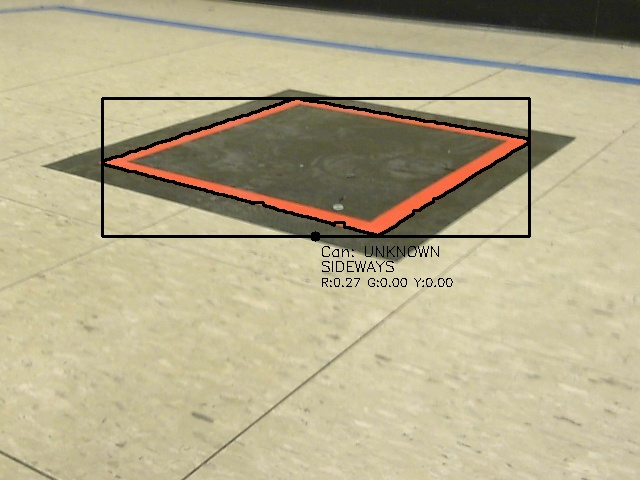
#> input picture debug_imgs/cans.jpg, 640 x 480 px, given in place of the camera
$ python test_detect_can.py
#> lines starting #> are read from the running program, lines starting #| are printed output that depends on the picture; after the words box and inside, x2 and y2 are one past the last pixel; in counts of white or black regions, pixels touching at a corner belong together
### can_detector_api.py
import cv2
import numpy as np
from collections import deque
from camera_utils import (
    make_kernel, clean_mask, contour_color_fractions, decide_color,
    orientation_from_min_area_rect
)
from get_rw_coord import transform_uv_to_xy, compute_homography


def detect_cans_once(camera_index=0, img_num = 0, show_debug=False):


    """
    Grab a single frame and return a list of detected cans with all info.

    Returns:
        detected_cans: list of dicts, each dict has:
            - 'color': str
            - 'orient': str
            - 'bottom_coords': (x, y)
            - 'bbox': (x, y, w, h)
            - 'angle': float
            - 'stats': (red_frac, green_frac, yellow_frac, ratio, theta)
            - 'contour': numpy.ndarray

        frame: the captured image
    """
#> called with camera_index = 0, img_num = 0, show_debug = False
    MIN_COLOR_FRACTION = 0.90
    BLACK_RATIO_REJECT = 0.10

    # Camera setup
    FRAME_WIDTH, FRAME_HEIGHT = 640, 480

    cap = cv2.VideoCapture(camera_index)
    if not cap.isOpened():
        raise RuntimeError("Cannot open camera")

    cap.set(cv2.CAP_PROP_FRAME_WIDTH, FRAME_WIDTH)
    cap.set(cv2.CAP_PROP_FRAME_HEIGHT, FRAME_HEIGHT)
    cap.set(cv2.CAP_PROP_AUTO_EXPOSURE, 1)
    cap.set(cv2.CAP_PROP_EXPOSURE, 200)
    cap.set(cv2.CAP_PROP_AUTO_WB, 0.0)
    cap.set(cv2.CAP_PROP_WB_TEMPERATURE, 3000)

    ret, frame = cap.read()
#> frame is the input picture: shape (480, 640, 3); mean B, G, R 140.3, 172.3, 181
    cap.release()
    if not ret:
        raise RuntimeError("Cannot grab frame")

    hsv = cv2.cvtColor(frame, cv2.COLOR_BGR2HSV)
#> hsv: shape (480, 640, 3); mean H, S, V 25.9, 62.4, 181.4

    # Thresholds
    lower_r1, upper_r1 = np.array([0, 80, 30]), np.array([10, 255, 255])
    lower_r2, upper_r2 = np.array([170, 80, 30]), np.array([180, 255, 255])
    lower_g, upper_g = np.array([40, 70, 60]), np.array([80, 255, 255])
    lower_y, upper_y = np.array([20, 100, 100]), np.array([40, 255, 255])
    lower_black, upper_black = np.array([0, 0, 0]), np.array([180, 80, 150])

    # Masks
    red_mask = cv2.inRange(hsv, lower_r1, upper_r1) | cv2.inRange(hsv, lower_r2, upper_r2)
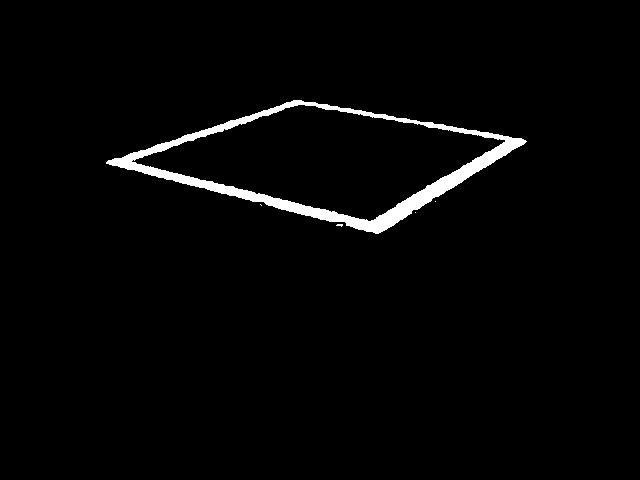
#> red_mask: shape (480, 640); 2.3% white; 5 white regions (4 under 20 px), largest, box (x1, y1, x2, y2) and area: (106, 100, 527, 234) 6944
    green_mask = cv2.inRange(hsv, lower_g, upper_g)
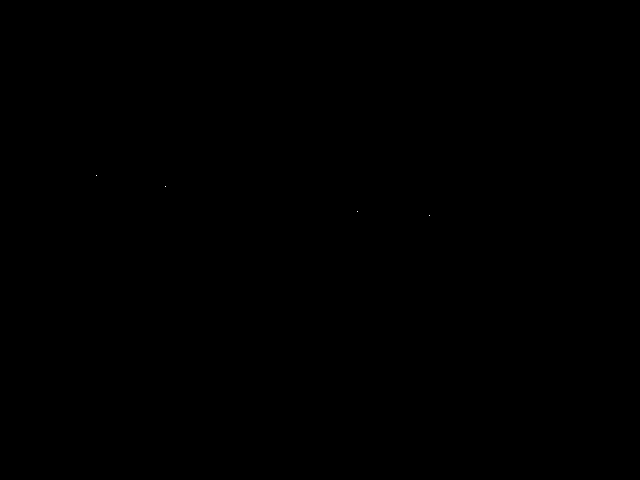
#> green_mask: shape (480, 640); 0% white in thin lines or dots, all inside (x1, y1, x2, y2) = (96, 175, 430, 216)
    yellow_mask = cv2.inRange(hsv, lower_y, upper_y)
#> yellow_mask: shape (480, 640); 0.02% white in thin lines or dots, all inside (x1, y1, x2, y2) = (121, 107, 492, 217)
    black_mask = cv2.inRange(hsv, lower_black, upper_black)
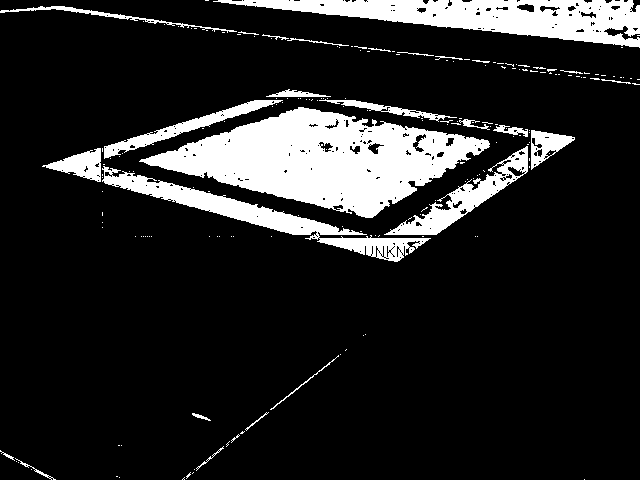
#> black_mask: shape (480, 640); 14.5% white; 190 white regions (163 under 20 px), largest, box (x1, y1, x2, y2) and area: (139, 107, 490, 218) 19686, (213, 0, 640, 48) 9714, (102, 166, 431, 262) 5455

    # Clean masks
    kernel = make_kernel(5)
    red_mask = clean_mask(red_mask, kernel)
#> in clean_mask, `mask = cv2.medianBlur(mask, MEDIAN_BLUR_K)`: mask: shape (480, 640); 2.3% white; 1 white region, box (x1, y1, x2, y2) and area: (107, 100, 526, 234) 6962
#> in clean_mask, `mask = cv2.morphologyEx(mask, cv2.MORPH_CLOSE, kernel, iterations=CLOS..`: mask: shape (480, 640); 2.3% white; 1 white region, box (x1, y1, x2, y2) and area: (107, 100, 526, 234) 7100
#> in clean_mask, `mask = cv2.morphologyEx(mask, cv2.MORPH_OPEN, kernel, iterations=OPEN_..`:
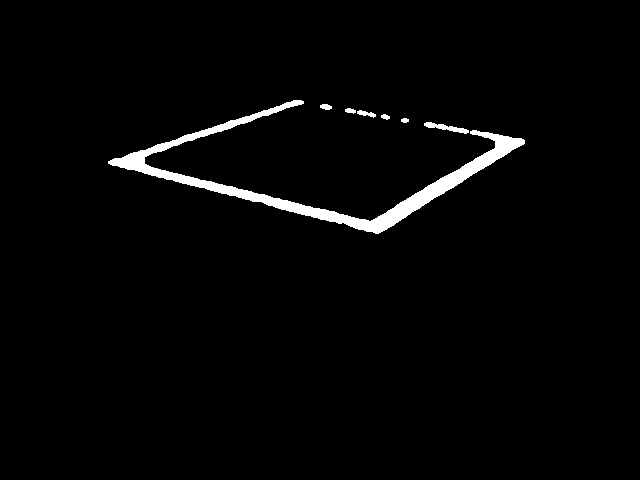
#> mask: shape (480, 640); 2.2% white; 7 white regions
    green_mask = clean_mask(green_mask, kernel)
#> in clean_mask (call 2), `mask = cv2.medianBlur(mask, MEDIAN_BLUR_K)`: mask: shape (480, 640); every value is 0
    yellow_mask = clean_mask(yellow_mask, kernel)


    # Union mask for candidate detection
    union_mask = cv2.bitwise_or(red_mask, cv2.bitwise_or(green_mask, yellow_mask))

    contours, _ = cv2.findContours(union_mask, cv2.RETR_EXTERNAL, cv2.CHAIN_APPROX_SIMPLE)
#> contours = 7 contours; box (x1, y1, x2, y2) and area: (108, 100, 525, 234) 5756, (424, 122, 469, 134) 164, (357, 110, 376, 118) 56, (320, 104, 332, 110) 41, (345, 108, 356, 114) 32, (381, 114, 390, 120) 26, (401, 118, 409, 123) 22
    print(f"Cans: Found {len(contours)} contours")
#| Cans: Found 7 contours

    detected_cans = []

    for cnt in contours:
        # print("entered contour loop")
        x, y, w, h = cv2.boundingRect(cnt)
        if w < 20 or h < 20:
            continue
        # print("passed size filter")
        area = cv2.contourArea(cnt)
        if area < 2000 or area > 250000:
            continue
        # print("passed area filter")

        # looking at black ratio inside and outside the contour -------
        pad = 10
        x0 = max(0, x - pad)
        y0 = max(0, y - pad)
        x1 = min(frame.shape[1], x + w + pad)
        y1 = min(frame.shape[0], y + h + pad)

        # mask for the contour itself
        contour_mask = np.zeros_like(black_mask)
        cv2.drawContours(contour_mask, [cnt], -1, 255, -1)
        # cv2.imshow("Contour Mask", contour_mask)

        # black inside contour
        # cv2.imshow("Black Mask", black_mask)
        black_inside = cv2.bitwise_and(black_mask, contour_mask)
        black_ratio_inside = cv2.countNonZero(black_inside) / max(cv2.countNonZero(contour_mask), 1)
        # cv2.imshow("Black Inside", black_inside)
        print(f"Black ratio inside contour: {black_ratio_inside:.2f}")

        # black outside contour
        roi_black_outside = black_mask[y0:y1, x0:x1].copy()
        roi_contour_mask = contour_mask[y0:y1, x0:x1]
        roi_black_outside = cv2.bitwise_and(roi_black_outside, cv2.bitwise_not(roi_contour_mask))
        black_ratio_outside = cv2.countNonZero(roi_black_outside) / roi_black_outside.size
        # cv2.imshow("Black Outside", roi_black_outside)
        print(f"Black ratio outside contour: {black_ratio_outside:.2f}")

        if black_ratio_inside > BLACK_RATIO_REJECT or black_ratio_outside > BLACK_RATIO_REJECT:
            continue


        red_frac, green_frac, yellow_frac = contour_color_fractions(cnt, red_mask, green_mask, yellow_mask)

        color_label = "UNKNOWN"
        best_frac = max(red_frac, green_frac, yellow_frac)
        if best_frac >= MIN_COLOR_FRACTION:
            color_label = decide_color(red_frac, green_frac, yellow_frac)

        rect = cv2.minAreaRect(cnt)
        orient_label, ratio, theta = orientation_from_min_area_rect(rect)

        bottom_coords = ((x+(x+w))//2, y + h)

        detected_cans.append({
            'color': color_label,
            'orient': orient_label,
            'bottom_coords': bottom_coords,
            'bbox': (x, y, w, h),
            'angle': theta,
            'stats': (red_frac, green_frac, yellow_frac, ratio, theta),
            # 'contour': cnt
        })

        # DRAW FOR DEBUG
        debug_color = (0, 0, 0)
        cv2.drawContours(frame, [cnt], -1, debug_color, 2)  # contour in blue
        cv2.rectangle(frame, (x, y), (x + w, y + h), debug_color, 2)
        bx, by = bottom_coords
        cv2.circle(frame, (bx, by), 5, debug_color, -1)
        cv2.putText(frame, f"Can: {color_label}", (bx+5, by+20), cv2.FONT_HERSHEY_SIMPLEX, 0.5, debug_color, 1)
        cv2.putText(frame, f"{orient_label}", (bx+5, by+35), cv2.FONT_HERSHEY_SIMPLEX, 0.5, debug_color, 1)
        cv2.putText(frame, f"R:{red_frac:.2f} G:{green_frac:.2f} Y:{yellow_frac:.2f}",
                    (bx+5, by+50), cv2.FONT_HERSHEY_SIMPLEX, 0.4, debug_color, 1)
#> this loop made 7 passes
#> (x, y, w, h) on passes 1 to 6: (424, 122, 45, 12), (401, 118, 8, 5), (381, 114, 9, 6), (357, 110, 19, 8), (345, 108, 11, 6), (320, 104, 12, 6)
#> (x, y, w, h, area, pad, x0, y0) on pass 7: (108, 100, 417, 134, 5755.5, 10, 98, 90)
#| Black ratio inside contour: 0.00
#| Black ratio outside contour: 0.45
#> black_inside: shape (480, 640); 0.01% white in thin lines or dots, all inside (x1, y1, x2, y2) = (139, 142, 497, 163)
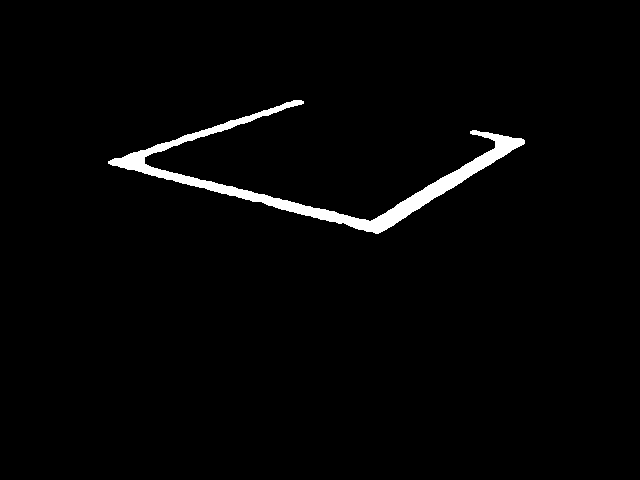
#> contour_mask: shape (480, 640); 2.1% white; 1 white region, box (x1, y1, x2, y2) and area: (108, 100, 525, 234) 6367
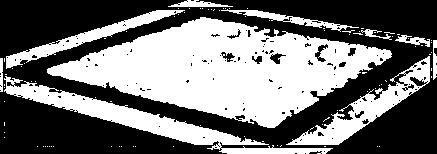
#> roi_black_outside: shape (154, 437); 45.5% white; 97 white regions (87 under 20 px), largest, box (x1, y1, x2, y2) and area: (47, 17, 392, 128) 19670, (4, 76, 333, 154) 4695, (286, 56, 430, 145) 2886
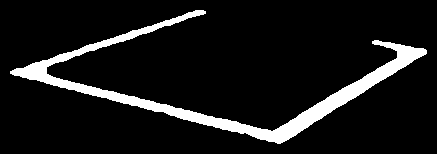
#> roi_contour_mask: shape (154, 437); 9.5% white; 1 white region, box (x1, y1, x2, y2) and area: (10, 10, 427, 144) 6367
#> after the loop, detected_cans = []


    # Show mask and frame
    if show_debug:
        cv2.imshow("Union Mask", union_mask)
        cv2.imshow("Detected Cans", frame)

        key = cv2.waitKey(0) & 0xFF
        if key == ord('q'):
            cv2.destroyAllWindows()


    cv2.imwrite("detected_can" + str(img_num) + ".jpg", frame)

    return detected_cans, frame


# [60 lines of commented-out code are left out]

# [2 lines that do not run on import are left out]

### camera_utils.py
"""
can_detector_multi_v3.py

Multi-can red/green/yellow detector + orientation (upright/sideways) for Raspberry Pi + Logitech webcam.

Key features:
1) Detect candidates from UNION mask (RED ∪ GREEN ∪ YELLOW) to avoid junk contours on whitish tile.
2) Clean masks lightly (median + small morphology).
3) Find contours on union mask, process ALL valid blobs (up to 10+).
4) Classify color using pixels INSIDE the contour (not bounding rect).
5) Determine orientation using rotated rectangle (minAreaRect) + angle logic.
6) Optional centroid tracking to maintain stable IDs and reduce label flicker.

Controls:
  - Tune HSV thresholds with trackbars live
"""

import cv2
import numpy as np
import time
from collections import deque


# ----------------------------
# Configuration
# ----------------------------
CAMERA_INDEX = 0
FRAME_WIDTH = 640
FRAME_HEIGHT = 480

# Candidate contour filters (tune for your scale/distance)
MIN_AREA = 2000
MAX_AREA = 250000

# We’ll accept both upright and sideways, so keep aspect ratio broad.
# (Orientation is decided later via rotated rectangle.)
MIN_BBOX_SIDE = 20  # reject tiny blobs
MAX_DETECTIONS = 15  # safety cap; field says up to 10

# Color decision settings (fractions inside contour)
MIN_COLOR_FRACTION = 0.90  # require at least this fraction to be confidently that color
MARGIN = 0.04              # winner must beat loser by this margin

# Mask cleanup
KERNEL_SIZE = 5
CLOSE_ITERS = 3
OPEN_ITERS = 1
MEDIAN_BLUR_K = 5  # must be odd

# Orientation thresholds
# ratio = long_side / short_side from rotated box
MIN_ORIENT_RATIO = 1.35        # below this, orientation is ambiguous
ANGLE_TOL_DEG = 25.0           # how close long axis must be to vertical/horizontal

# Tracking (recommended for multi-object + motion)
ENABLE_TRACKING = True
TRACK_MAX_DIST = 70            # pixels; max centroid distance to match detections to a track
TRACK_TTL_FRAMES = 12          # how many frames a track can disappear before removal
LABEL_HISTORY_LEN = 7          # vote over last N labels for stability
ORIENT_HISTORY_LEN = 7         # vote over last N orientations

# FPS smoothing
ALPHA_FPS = 0.1


# ----------------------------
# Helper functions
# ----------------------------
def make_kernel(size: int) -> np.ndarray:
    size = max(3, int(size) | 1)  # odd >= 3
    return cv2.getStructuringElement(cv2.MORPH_ELLIPSE, (size, size))


def clean_mask(mask: np.ndarray, kernel: np.ndarray) -> np.ndarray:
    if MEDIAN_BLUR_K >= 3:
        mask = cv2.medianBlur(mask, MEDIAN_BLUR_K)

    if CLOSE_ITERS > 0:
        mask = cv2.morphologyEx(mask, cv2.MORPH_CLOSE, kernel, iterations=CLOSE_ITERS)
    if OPEN_ITERS > 0:
        mask = cv2.morphologyEx(mask, cv2.MORPH_OPEN, kernel, iterations=OPEN_ITERS)

    return mask


# [178 lines left out: functions contour_color_fractions, decide_color, majority_vote, orientation_from_min_area_rect, setup_trackbars, read_thresholds, not called in this run]


# ----------------------------
# Simple centroid tracker
# ----------------------------
class Track:
    # [20 lines left out: functions __init__, update, not called in this run]

    def age(self):
        self.last_seen += 1

    def stable_color(self) -> str:
        return majority_vote(self.label_hist)

    def stable_orient(self) -> str:
        return majority_vote(self.orient_hist)


# [281 lines left out: functions dist2, main, not called in this run]


# [2 lines that do not run on import are left out]

### test_detect_can.py
from can_detector_api import detect_cans_once
import cv2

def main():
    # Grab one frame and detect cans
    cans, frame = detect_cans_once()
#> cans = []

    for idx, can in enumerate(cans):
        color = can['color']
        orient = can['orient']
        bottom = can['bottom_coords']
        bbox = can['bbox']
        angle = can['angle']
        print(f"Can {idx}: Color={color}, Orient={orient}, Bottom={bottom}, Angle={angle}")

        # Draw info on the frame
        bx, by = bottom
        cv2.circle(frame, (bx, by), 5, (255, 0, 255), -1)
        x, y, w, h = bbox
        cv2.rectangle(frame, (x, y), (x+w, y+h), (0, 255, 0), 2)
        cv2.putText(frame, f"{color}", (bx+5, by+20), cv2.FONT_HERSHEY_SIMPLEX, 0.5, (255,0,255), 1)
        cv2.putText(frame, f"{orient}", (bx+5, by+35), cv2.FONT_HERSHEY_SIMPLEX, 0.5, (0,255,0), 1)
#> this loop made 0 passes

    # Show the frame
    cv2.imshow("Detected Cans", frame)
    cv2.waitKey(0)
    cv2.destroyAllWindows()

if __name__ == "__main__":
    main()
